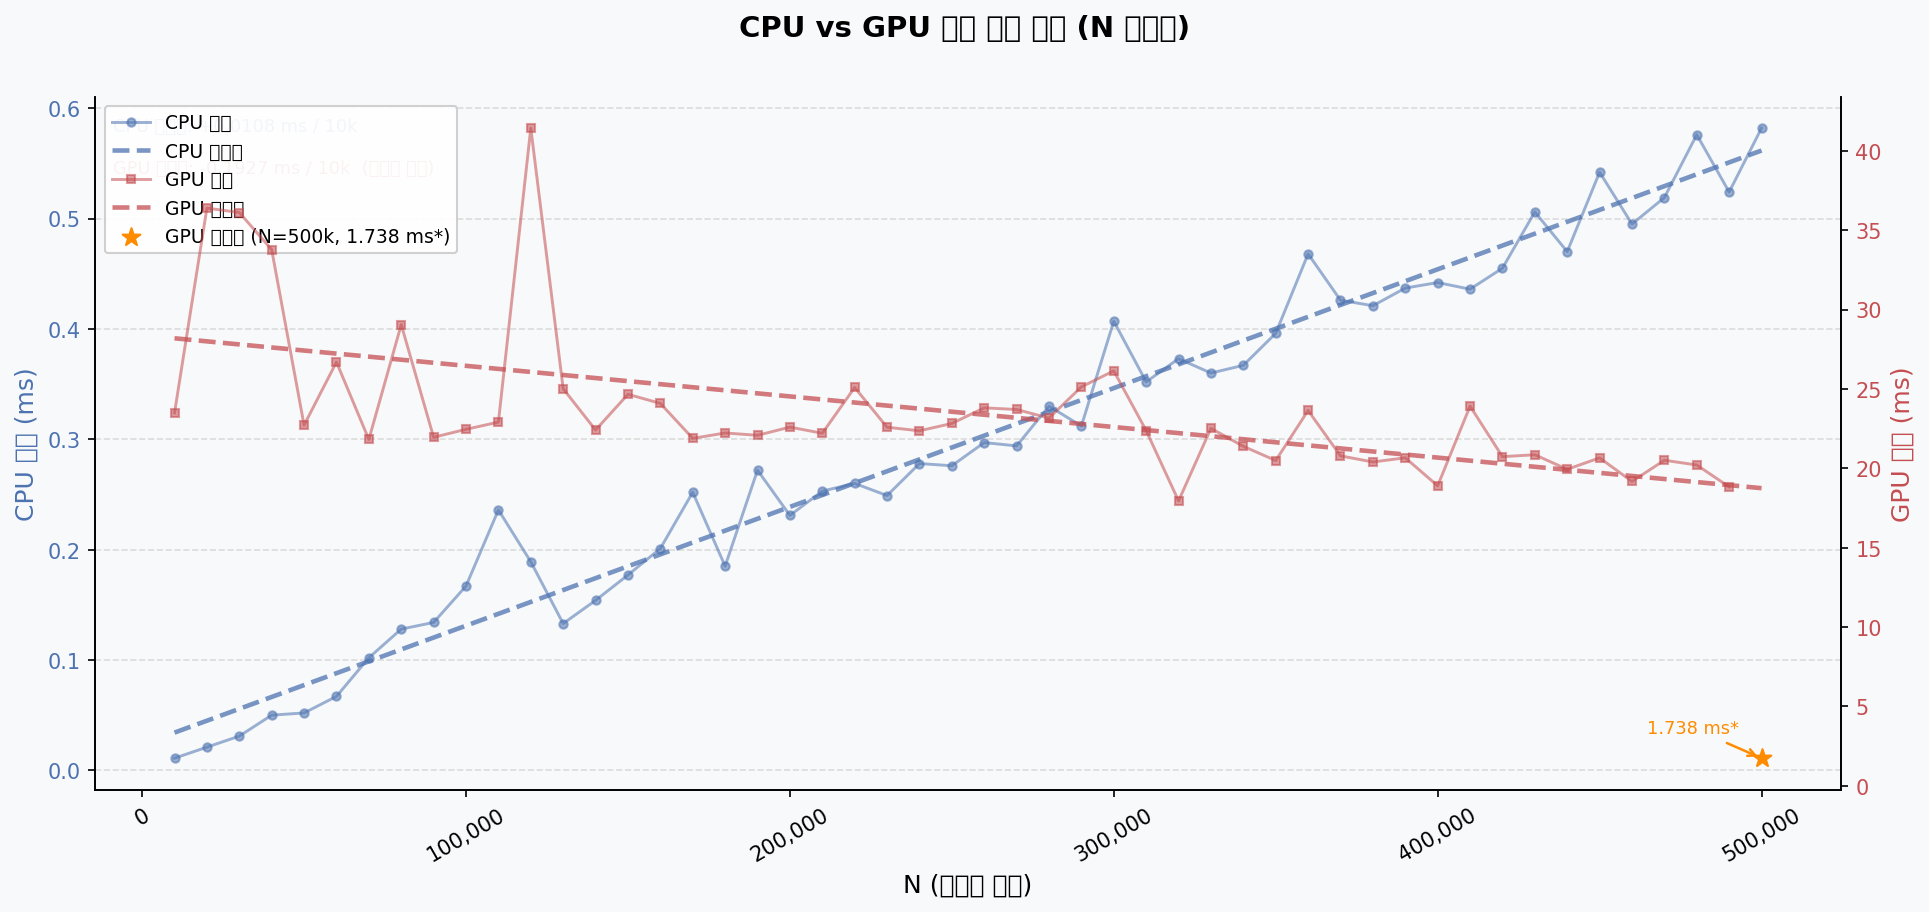

Reproduce this figure in Python.
import matplotlib.pyplot as plt
import matplotlib.ticker as ticker
import matplotlib.font_manager as fm
import numpy as np
from pathlib import Path

# ── 한국어 폰트 설정 (Windows: Malgun Gothic) ────────────────────────────────
plt.rcParams["font.family"] = "Malgun Gothic"
plt.rcParams["axes.unicode_minus"] = False

# ── 데이터 ────────────────────────────────────────────────────────────────────
N = [
    10_000, 20_000, 30_000, 40_000, 50_000,
    60_000, 70_000, 80_000, 90_000, 100_000,
    110_000, 120_000, 130_000, 140_000, 150_000,
    160_000, 170_000, 180_000, 190_000, 200_000,
    210_000, 220_000, 230_000, 240_000, 250_000,
    260_000, 270_000, 280_000, 290_000, 300_000,
    310_000, 320_000, 330_000, 340_000, 350_000,
    360_000, 370_000, 380_000, 390_000, 400_000,
    410_000, 420_000, 430_000, 440_000, 450_000,
    460_000, 470_000, 480_000, 490_000, 500_000,
]

cpu_ms = [
    0.011, 0.021, 0.031, 0.050, 0.052,
    0.067, 0.102, 0.128, 0.134, 0.167,
    0.236, 0.189, 0.133, 0.154, 0.177,
    0.201, 0.252, 0.185, 0.272, 0.231,
    0.253, 0.260, 0.249, 0.278, 0.276,
    0.297, 0.294, 0.330, 0.312, 0.407,
    0.352, 0.373, 0.360, 0.367, 0.396,
    0.468, 0.426, 0.421, 0.437, 0.442,
    0.436, 0.455, 0.506, 0.470, 0.542,
    0.495, 0.519, 0.576, 0.524, 0.582,
]

gpu_ms = [
    23.492, 36.390, 36.113, 33.774, 22.716,
    26.693, 21.815, 29.051, 21.954, 22.456,
    22.908, 41.433, 25.010, 22.412, 24.661,
    24.088, 21.886, 22.224, 22.078, 22.595,
    22.206, 25.092, 22.586, 22.362, 22.824,
    23.808, 23.704, 23.163, 25.129, 26.137,
    22.377, 17.944, 22.518, 21.384, 20.488,
    23.643, 20.784, 20.397, 20.663, 18.894,
    23.915, 20.733, 20.853, 19.936, 20.657,
    19.170, 20.507, 20.208, 18.828, 1.738,   # 500k: 이상치(*)
]

N_arr   = np.array(N)
cpu_arr = np.array(cpu_ms)
gpu_arr = np.array(gpu_ms)

# 500k GPU 이상치 분리
ANOMALY_IDX = len(N) - 1   # 마지막 인덱스

# ── 추세선 (선형 회귀) ───────────────────────────────────────────────────────
cpu_coef = np.polyfit(N_arr, cpu_arr, 1)
gpu_coef = np.polyfit(N_arr[:-1], gpu_arr[:-1], 1)   # 이상치 제외

x_fit   = np.linspace(N_arr[0], N_arr[-1], 500)
cpu_fit = np.polyval(cpu_coef, x_fit)
gpu_fit = np.polyval(gpu_coef, x_fit)

# ── 색상 ─────────────────────────────────────────────────────────────────────
CPU_COLOR     = "#4C72B0"
GPU_COLOR     = "#C44E52"
TREND_ALPHA   = 0.75
BG_COLOR      = "#F8F9FA"
ANOMALY_COLOR = "#FF8C00"

# ── 플롯 ─────────────────────────────────────────────────────────────────────
fig, ax1 = plt.subplots(figsize=(13, 6))
fig.patch.set_facecolor(BG_COLOR)
ax1.set_facecolor(BG_COLOR)

ax2 = ax1.twinx()
ax2.set_facecolor(BG_COLOR)

# ── CPU (왼쪽 y축) ───────────────────────────────────────────────────────────
ax1.plot(N_arr, cpu_arr,
         color=CPU_COLOR, linewidth=1.4, alpha=0.55,
         marker="o", markersize=4, label="CPU 실측")
ax1.plot(x_fit, cpu_fit,
         color=CPU_COLOR, linewidth=2.2, linestyle="--",
         alpha=TREND_ALPHA, label="CPU 추세선")

# ── GPU (오른쪽 y축) — 이상치 제외 ──────────────────────────────────────────
ax2.plot(N_arr[:-1], gpu_arr[:-1],
         color=GPU_COLOR, linewidth=1.4, alpha=0.55,
         marker="s", markersize=4, label="GPU 실측")
ax2.plot(x_fit, gpu_fit,
         color=GPU_COLOR, linewidth=2.2, linestyle="--",
         alpha=TREND_ALPHA, label="GPU 추세선")

# ── 이상치 마킹 ──────────────────────────────────────────────────────────────
ax2.scatter([N_arr[ANOMALY_IDX]], [gpu_arr[ANOMALY_IDX]],
            color=ANOMALY_COLOR, zorder=5, s=80, marker="*",
            label=f"GPU 이상치 (N=500k, {gpu_arr[ANOMALY_IDX]:.3f} ms*)")
ax2.annotate(f"{gpu_arr[ANOMALY_IDX]:.3f} ms*",
             xy=(N_arr[ANOMALY_IDX], gpu_arr[ANOMALY_IDX]),
             xytext=(-55, 12), textcoords="offset points",
             fontsize=8.5, color=ANOMALY_COLOR,
             arrowprops=dict(arrowstyle="->", color=ANOMALY_COLOR, lw=1.2))

# ── 축 레이블 ─────────────────────────────────────────────────────────────────
ax1.set_xlabel("N (데이터 크기)", fontsize=12)
ax1.set_ylabel("CPU 시간 (ms)", fontsize=12, color=CPU_COLOR)
ax2.set_ylabel("GPU 시간 (ms)", fontsize=12, color=GPU_COLOR)

ax1.tick_params(axis="y", labelcolor=CPU_COLOR)
ax2.tick_params(axis="y", labelcolor=GPU_COLOR)

ax1.xaxis.set_major_formatter(ticker.FuncFormatter(lambda v, _: f"{int(v):,}"))
ax1.tick_params(axis="x", rotation=30)

# ── 범례 통합 ─────────────────────────────────────────────────────────────────
lines1, labels1 = ax1.get_legend_handles_labels()
lines2, labels2 = ax2.get_legend_handles_labels()
ax1.legend(lines1 + lines2, labels1 + labels2,
           fontsize=9, frameon=True, framealpha=0.92,
           loc="upper left")

# ── 그리드 & 스파인 ───────────────────────────────────────────────────────────
ax1.yaxis.grid(True, linestyle="--", alpha=0.4, zorder=0)
ax1.set_axisbelow(True)
for spine in ["top"]:
    ax1.spines[spine].set_visible(False)
    ax2.spines[spine].set_visible(False)

# ── 추세선 기울기 주석 ────────────────────────────────────────────────────────
cpu_slope_per_10k = cpu_coef[0] * 10_000
gpu_slope_per_10k = gpu_coef[0] * 10_000
ax1.text(0.01, 0.97,
         f"CPU 기울기: +{cpu_slope_per_10k:.4f} ms / 10k",
         transform=ax1.transAxes, fontsize=8.5,
         color=CPU_COLOR, va="top", alpha=0.85)
ax1.text(0.01, 0.91,
         f"GPU 기울기: {gpu_slope_per_10k:+.4f} ms / 10k  (이상치 제외)",
         transform=ax1.transAxes, fontsize=8.5,
         color=GPU_COLOR, va="top", alpha=0.85)

# ── 제목 & 저장 ───────────────────────────────────────────────────────────────
fig.suptitle("CPU vs GPU 연산 시간 추세 (N 크기별)",
             fontsize=14, fontweight="bold", y=1.01)

plt.tight_layout()
out = Path(__file__).parent / "cpu_gpu_time_trend.png"
plt.savefig(out, dpi=150, bbox_inches="tight")
plt.show()
print(f"저장 완료: {out}")
